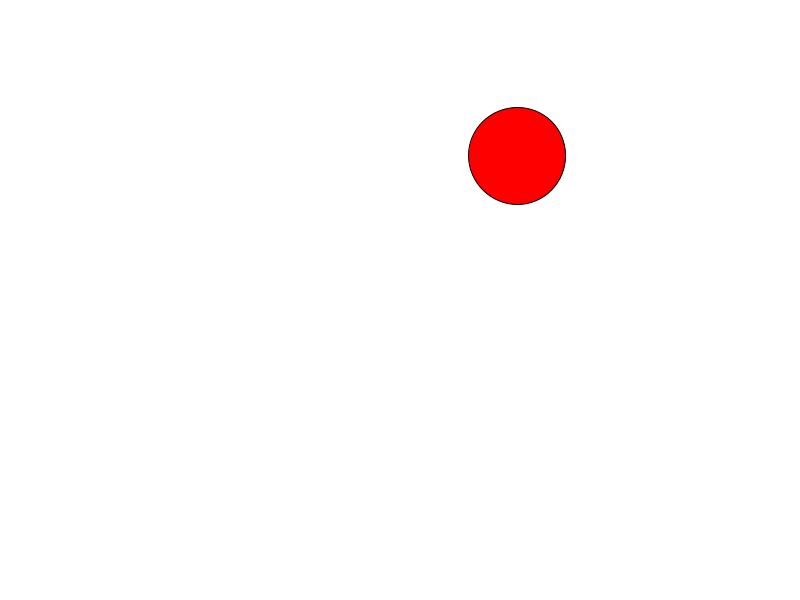
Frame 1 (no input)
Frame 60 (the mouse pressed at the canvas centre just before this capture): identical to frame 1, image omitted
Frame 120 (the mouse held since frame 60 and released just before this capture): identical to frame 1, image omitted

The Processing sketch that drew this single still picture (run headless with seeded random() and noise(); from frame 60 on, the mouse is pressed at the canvas centre):

// Processing sketch: circlerandomclick
// ── circlerandomclick.pde
float circleX, circleY, radius;
color circleColor, highlightColor;
boolean isHighlighted;

void setup() {
  size(800, 600);
  circleX = random(width);
  circleY = random(height);
  radius = random(20, 50);
  circleColor = color(255, 0, 0);
  highlightColor = color(0, 255, 0);
  isHighlighted = false;
}
void draw() {
  background(255);
  if (isHighlighted) {
    fill(highlightColor);
  } else {
    fill(circleColor);
  }
  ellipse(circleX, circleY, radius * 2, radius * 2);
}
void mouseMoved() {
  if (dist(mouseX, mouseY, circleX, circleY) < radius) {
    isHighlighted = true;
  } else {
    isHighlighted = false;
  }
}

void mouseClicked() {
  if (dist(mouseX, mouseY, circleX, circleY) < radius) {
    circleX = random(width);
    circleY = random(height);
    radius = random(20, 50);
  }
}
